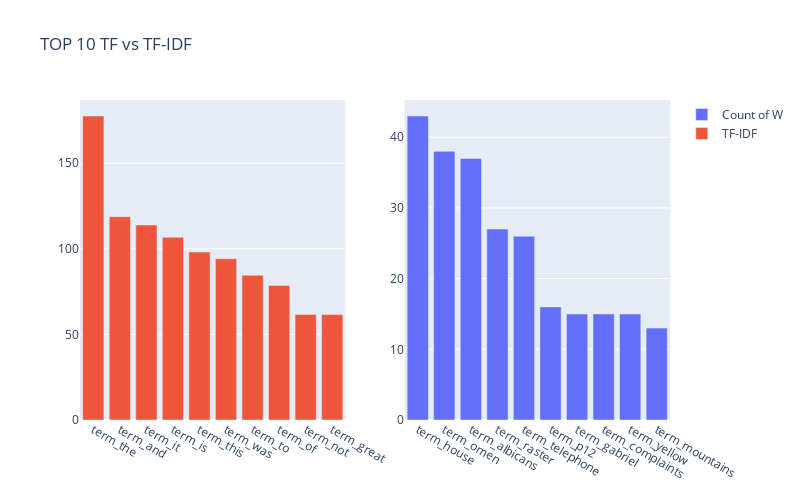

The code cell stored with this chart in its notebook:
### Code cell
#TOP 10  TOP 10 TF vs TF-IDF 
n = 10
term_tf_idf = np.asarray(tf_idf_counts.sum(axis=0))[0]
term_tf_idf_df = pd.DataFrame({'terms': tf_idf_vect.get_feature_names(), 
                                            'counts': term_tf_idf})
ordered_term_tf_idf_df = term_tf_idf_df.sort_values(by = 'counts', ascending = False)

fig = make_subplots(rows=1, cols=2)


fig.add_trace(
    go.Bar(
            x=["term_"+str(i) for i in ordered_term_frequencies_df['terms'][:n]],
            y=ordered_term_frequencies_df['counts'][:n],
            name = "Count of W"),            
            row=1, col=2
)
fig.add_trace(
    go.Bar(
            x=["term_"+str(i) for i in ordered_term_tf_idf_df['terms']][:n],
            y=ordered_term_tf_idf_df['counts'][:n],
            name = "TF-IDF"),            
            row=1, col=1
)

fig.update_layout(height=500, width=800, title_text="TOP 10 TF vs TF-IDF")
fig.show()

### Figure 1 — Plotly figure (JSON) as saved in the notebook; plotly's stock layout.template omitted (floating-point values rounded to 4 significant figures)
{"data": [{"name": "Count of W", "type": "bar", "x": ["term_house", "term_omen", "term_albicans", "term_raster", "term_telephone", "term_p12", "term_gabriel", "term_complaints", "term_yellow", "term_mountains"], "xaxis": "x2", "y": [43, 38, 37, 27, 26, 16, 15, 15, 15, 13], "yaxis": "y2"}, {"name": "TF-IDF", "type": "bar", "x": ["term_the", "term_and", "term_it", "term_is", "term_this", "term_was", "term_to", "term_of", "term_not", "term_great"], "xaxis": "x", "y": [177.6, 118.8, 113.9, 106.7, 98.11, 94.21, 84.56, 78.63, 61.68, 61.58], "yaxis": "y"}], "layout": {"height": 500, "title": {"text": "TOP 10 TF vs TF-IDF"}, "width": 800, "xaxis": {"anchor": "y", "domain": [0, 0.45]}, "xaxis2": {"anchor": "y2", "domain": [0.55, 1]}, "yaxis": {"anchor": "x", "domain": [0, 1]}, "yaxis2": {"anchor": "x2", "domain": [0, 1]}}}
